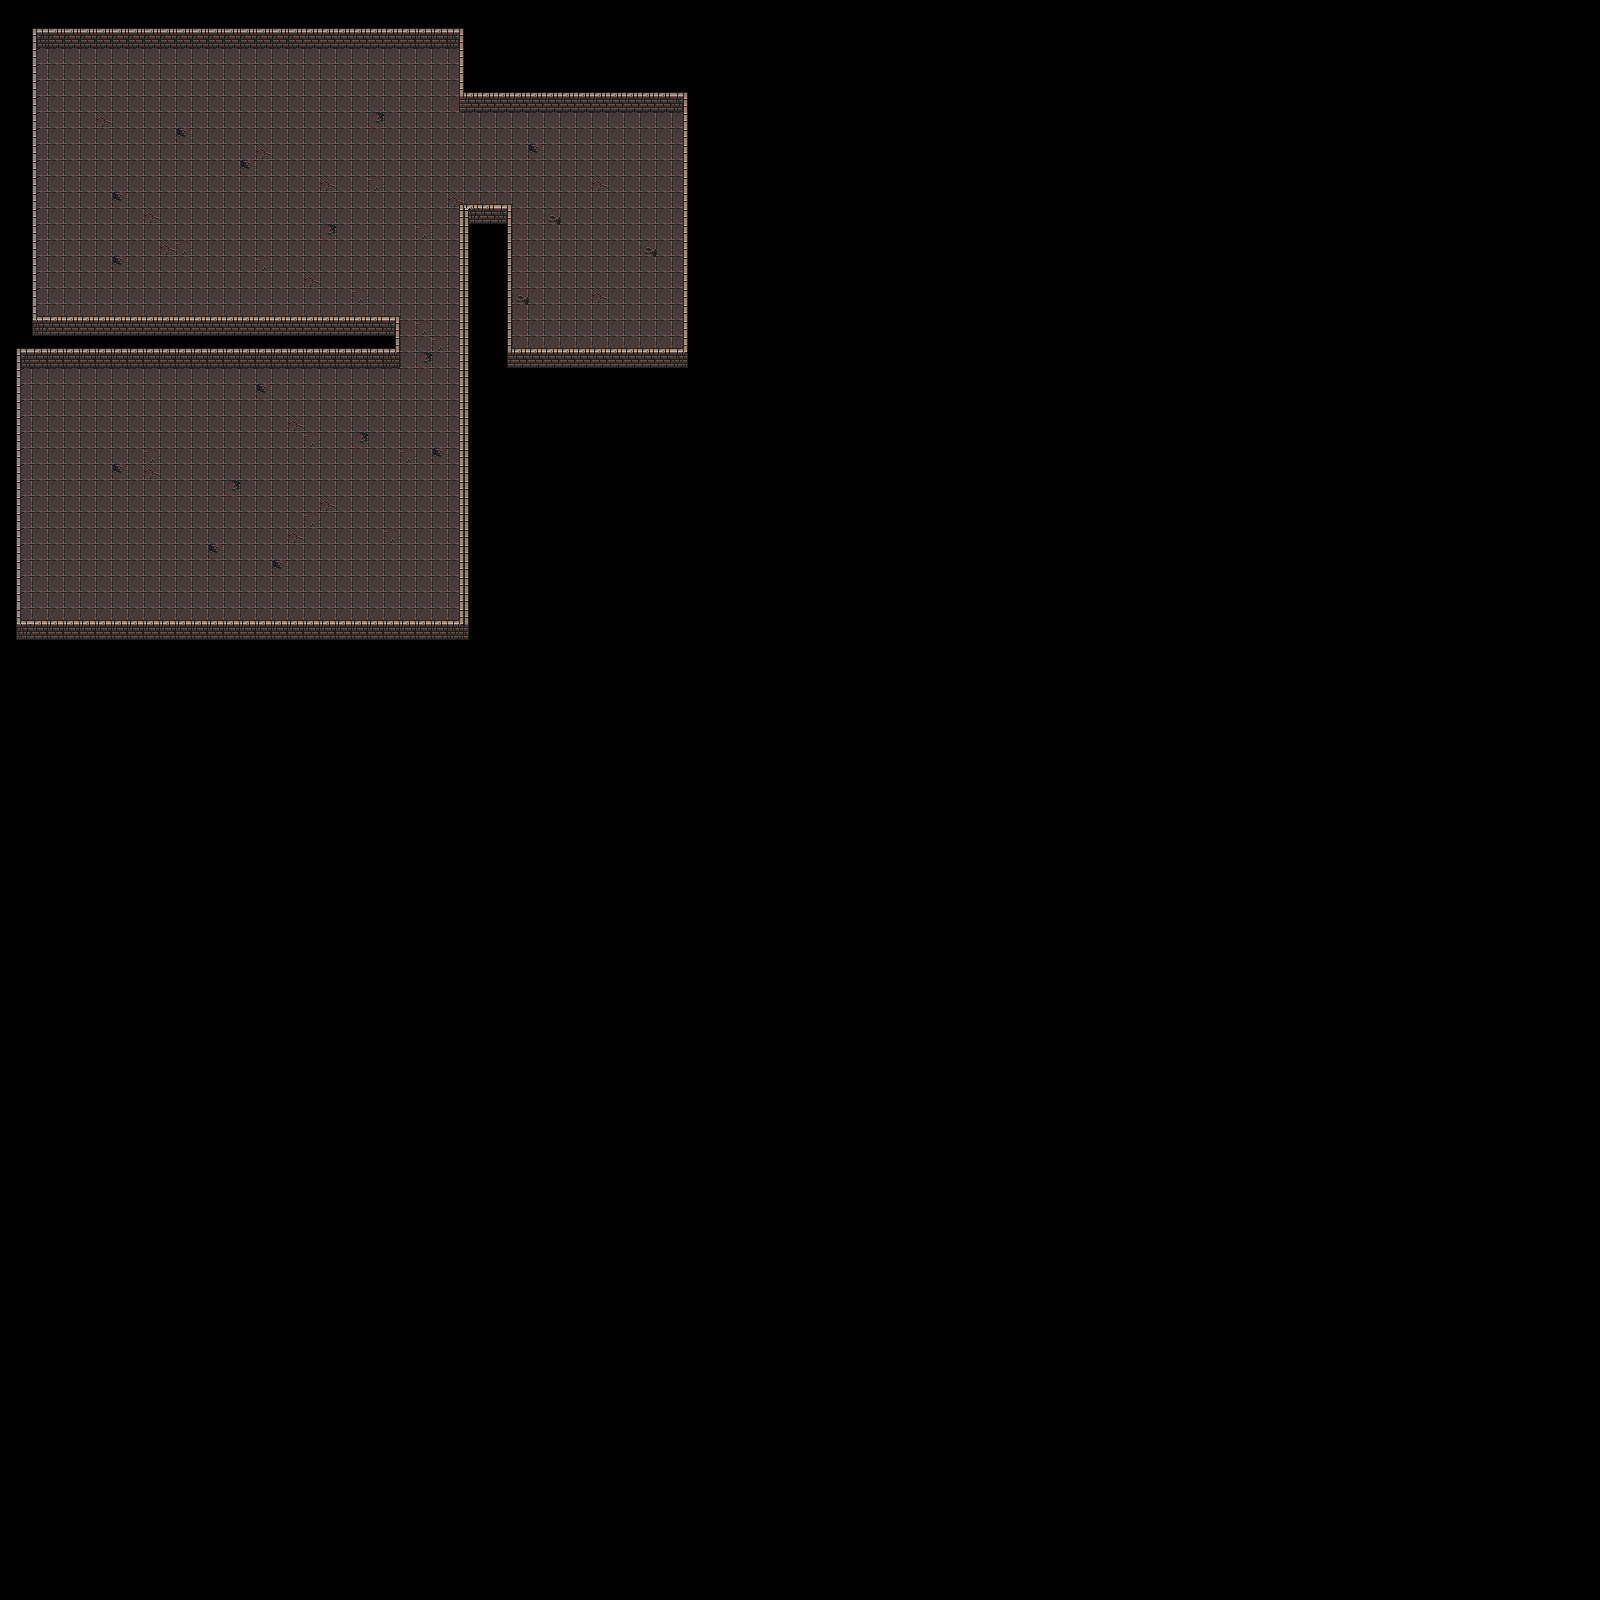

The image is a tile-based game level rendered from a .tmx file. Its description and source (layers, tilesets, objects; grid data summarised) follow:
An orthogonal 100x100 tile map with 16x16 px tiles, 2 tile layers (Ground, Walls) and 6 objects (lizard).

<map version="1.8" tiledversion="1.8.2" orientation="orthogonal" renderorder="right-down" width="100" height="100" tilewidth="16" tileheight="16" infinite="0" nextlayerid="6" nextobjectid="10">
 <editorsettings>
  <export target="../public/tiles/dungeon01.json" format="json" />
 </editorsettings>
 <tileset firstgid="1" name="dungeon" tilewidth="16" tileheight="16" tilecount="160" columns="10">
  <image source="../public/tiles/dungeon_tiles.png" width="160" height="256" />
  <tile id="0">
   <properties>
    <property name="collides" type="bool" value="false" />
   </properties>
  </tile>
  <tile id="1">
   <properties>
    <property name="collides" type="bool" value="false" />
   </properties>
  </tile>
  <tile id="2">
   <properties>
    <property name="collides" type="bool" value="false" />
   </properties>
  </tile>
  <tile id="3">
   <properties>
    <property name="collides" type="bool" value="false" />
   </properties>
  </tile>
  <tile id="4">
   <properties>
    <property name="collides" type="bool" value="false" />
   </properties>
  </tile>
  <tile id="5">
   <properties>
    <property name="collides" type="bool" value="false" />
   </properties>
  </tile>
  <tile id="6">
   <properties>
    <property name="collides" type="bool" value="false" />
   </properties>
  </tile>
  <tile id="7">
   <properties>
    <property name="collides" type="bool" value="false" />
   </properties>
  </tile>
  <tile id="10">
   <properties>
    <property name="collides" type="bool" value="true" />
   </properties>
  </tile>
  <tile id="11">
   <properties>
    <property name="collides" type="bool" value="true" />
   </properties>
  </tile>
  <tile id="12">
   <properties>
    <property name="collides" type="bool" value="true" />
   </properties>
  </tile>
  <tile id="13">
   <properties>
    <property name="collides" type="bool" value="false" />
   </properties>
  </tile>
  <tile id="14">
   <properties>
    <property name="collides" type="bool" value="false" />
   </properties>
  </tile>
  <tile id="15">
   <properties>
    <property name="collides" type="bool" value="false" />
   </properties>
  </tile>
  <tile id="16">
   <properties>
    <property name="collides" type="bool" value="false" />
   </properties>
  </tile>
  <tile id="17">
   <properties>
    <property name="collides" type="bool" value="false" />
   </properties>
  </tile>
  <tile id="20">
   <properties>
    <property name="collides" type="bool" value="false" />
   </properties>
  </tile>
  <tile id="21">
   <properties>
    <property name="collides" type="bool" value="false" />
   </properties>
  </tile>
  <tile id="22">
   <properties>
    <property name="collides" type="bool" value="false" />
   </properties>
  </tile>
  <tile id="23">
   <properties>
    <property name="collides" type="bool" value="false" />
   </properties>
  </tile>
  <tile id="24">
   <properties>
    <property name="collides" type="bool" value="false" />
   </properties>
  </tile>
  <tile id="25">
   <properties>
    <property name="collides" type="bool" value="false" />
   </properties>
  </tile>
  <tile id="26">
   <properties>
    <property name="collides" type="bool" value="false" />
   </properties>
  </tile>
  <tile id="27">
   <properties>
    <property name="collides" type="bool" value="false" />
   </properties>
  </tile>
  <tile id="30">
   <properties>
    <property name="collides" type="bool" value="false" />
   </properties>
  </tile>
  <tile id="31">
   <properties>
    <property name="collides" type="bool" value="false" />
   </properties>
  </tile>
  <tile id="32">
   <properties>
    <property name="collides" type="bool" value="false" />
   </properties>
  </tile>
  <tile id="33">
   <properties>
    <property name="collides" type="bool" value="false" />
   </properties>
  </tile>
  <tile id="34">
   <properties>
    <property name="collides" type="bool" value="false" />
   </properties>
  </tile>
  <tile id="35">
   <properties>
    <property name="collides" type="bool" value="false" />
   </properties>
  </tile>
  <tile id="36">
   <properties>
    <property name="collides" type="bool" value="false" />
   </properties>
  </tile>
  <tile id="37">
   <properties>
    <property name="collides" type="bool" value="false" />
   </properties>
  </tile>
  <tile id="40">
   <properties>
    <property name="collides" type="bool" value="false" />
   </properties>
  </tile>
  <tile id="41">
   <properties>
    <property name="collides" type="bool" value="false" />
   </properties>
  </tile>
  <tile id="42">
   <properties>
    <property name="collides" type="bool" value="false" />
   </properties>
  </tile>
  <tile id="43">
   <properties>
    <property name="collides" type="bool" value="false" />
   </properties>
  </tile>
  <tile id="44">
   <properties>
    <property name="collides" type="bool" value="false" />
   </properties>
  </tile>
  <tile id="45">
   <properties>
    <property name="collides" type="bool" value="false" />
   </properties>
  </tile>
  <tile id="46">
   <properties>
    <property name="collides" type="bool" value="false" />
   </properties>
  </tile>
  <tile id="47">
   <properties>
    <property name="collides" type="bool" value="false" />
   </properties>
  </tile>
  <tile id="50">
   <properties>
    <property name="collides" type="bool" value="false" />
   </properties>
  </tile>
  <tile id="51">
   <properties>
    <property name="collides" type="bool" value="false" />
   </properties>
  </tile>
  <tile id="52">
   <properties>
    <property name="collides" type="bool" value="false" />
   </properties>
  </tile>
  <tile id="53">
   <properties>
    <property name="collides" type="bool" value="false" />
   </properties>
  </tile>
  <tile id="54">
   <properties>
    <property name="collides" type="bool" value="false" />
   </properties>
  </tile>
  <tile id="55">
   <properties>
    <property name="collides" type="bool" value="false" />
   </properties>
  </tile>
  <tile id="56">
   <properties>
    <property name="collides" type="bool" value="false" />
   </properties>
  </tile>
  <tile id="57">
   <properties>
    <property name="collides" type="bool" value="false" />
   </properties>
  </tile>
  <tile id="60">
   <properties>
    <property name="collides" type="bool" value="false" />
   </properties>
  </tile>
  <tile id="61">
   <properties>
    <property name="collides" type="bool" value="false" />
   </properties>
  </tile>
  <tile id="62">
   <properties>
    <property name="collides" type="bool" value="false" />
   </properties>
  </tile>
  <tile id="63">
   <properties>
    <property name="collides" type="bool" value="false" />
   </properties>
  </tile>
  <tile id="64">
   <properties>
    <property name="collides" type="bool" value="true" />
   </properties>
  </tile>
  <tile id="65">
   <properties>
    <property name="collides" type="bool" value="true" />
   </properties>
  </tile>
  <tile id="66">
   <properties>
    <property name="collides" type="bool" value="true" />
   </properties>
  </tile>
  <tile id="67">
   <properties>
    <property name="collides" type="bool" value="true" />
   </properties>
  </tile>
  <tile id="70">
   <properties>
    <property name="collides" type="bool" value="false" />
   </properties>
  </tile>
  <tile id="71">
   <properties>
    <property name="collides" type="bool" value="false" />
   </properties>
  </tile>
  <tile id="72">
   <properties>
    <property name="collides" type="bool" value="false" />
   </properties>
  </tile>
  <tile id="73">
   <properties>
    <property name="collides" type="bool" value="true" />
   </properties>
  </tile>
  <tile id="74">
   <properties>
    <property name="collides" type="bool" value="true" />
   </properties>
  </tile>
  <tile id="75">
   <properties>
    <property name="collides" type="bool" value="true" />
   </properties>
  </tile>
  <tile id="76">
   <properties>
    <property name="collides" type="bool" value="true" />
   </properties>
  </tile>
  <tile id="77">
   <properties>
    <property name="collides" type="bool" value="true" />
   </properties>
  </tile>
  <tile id="80">
   <properties>
    <property name="collides" type="bool" value="false" />
   </properties>
  </tile>
  <tile id="81">
   <properties>
    <property name="collides" type="bool" value="false" />
   </properties>
  </tile>
  <tile id="82">
   <properties>
    <property name="collides" type="bool" value="true" />
   </properties>
  </tile>
  <tile id="83">
   <properties>
    <property name="collides" type="bool" value="true" />
   </properties>
  </tile>
  <tile id="84">
   <properties>
    <property name="collides" type="bool" value="true" />
   </properties>
  </tile>
  <tile id="85">
   <properties>
    <property name="collides" type="bool" value="true" />
   </properties>
  </tile>
  <tile id="86">
   <properties>
    <property name="collides" type="bool" value="true" />
   </properties>
  </tile>
  <tile id="87">
   <properties>
    <property name="collides" type="bool" value="true" />
   </properties>
  </tile>
  <tile id="90">
   <properties>
    <property name="collides" type="bool" value="false" />
   </properties>
  </tile>
  <tile id="91">
   <properties>
    <property name="collides" type="bool" value="true" />
   </properties>
  </tile>
  <tile id="92">
   <properties>
    <property name="collides" type="bool" value="true" />
   </properties>
  </tile>
  <tile id="93">
   <properties>
    <property name="collides" type="bool" value="true" />
   </properties>
  </tile>
  <tile id="94">
   <properties>
    <property name="collides" type="bool" value="true" />
   </properties>
  </tile>
  <tile id="95">
   <properties>
    <property name="collides" type="bool" value="true" />
   </properties>
  </tile>
  <tile id="96">
   <properties>
    <property name="collides" type="bool" value="true" />
   </properties>
  </tile>
  <tile id="97">
   <properties>
    <property name="collides" type="bool" value="false" />
   </properties>
  </tile>
  <tile id="100">
   <properties>
    <property name="collides" type="bool" value="false" />
   </properties>
  </tile>
  <tile id="101">
   <properties>
    <property name="collides" type="bool" value="false" />
   </properties>
  </tile>
  <tile id="102">
   <properties>
    <property name="collides" type="bool" value="false" />
   </properties>
  </tile>
  <tile id="103">
   <properties>
    <property name="collides" type="bool" value="false" />
   </properties>
  </tile>
  <tile id="104">
   <properties>
    <property name="collides" type="bool" value="false" />
   </properties>
  </tile>
  <tile id="105">
   <properties>
    <property name="collides" type="bool" value="false" />
   </properties>
  </tile>
  <tile id="106">
   <properties>
    <property name="collides" type="bool" value="false" />
   </properties>
  </tile>
  <tile id="107">
   <properties>
    <property name="collides" type="bool" value="false" />
   </properties>
  </tile>
  <tile id="110">
   <properties>
    <property name="collides" type="bool" value="false" />
   </properties>
  </tile>
  <tile id="111">
   <properties>
    <property name="collides" type="bool" value="false" />
   </properties>
  </tile>
  <tile id="112">
   <properties>
    <property name="collides" type="bool" value="false" />
   </properties>
  </tile>
  <tile id="113">
   <properties>
    <property name="collides" type="bool" value="false" />
   </properties>
  </tile>
  <tile id="114">
   <properties>
    <property name="collides" type="bool" value="false" />
   </properties>
  </tile>
  <tile id="115">
   <properties>
    <property name="collides" type="bool" value="false" />
   </properties>
  </tile>
  <tile id="116">
   <properties>
    <property name="collides" type="bool" value="false" />
   </properties>
  </tile>
  <tile id="117">
   <properties>
    <property name="collides" type="bool" value="false" />
   </properties>
  </tile>
  <tile id="120">
   <properties>
    <property name="collides" type="bool" value="false" />
   </properties>
  </tile>
  <tile id="121">
   <properties>
    <property name="collides" type="bool" value="false" />
   </properties>
  </tile>
  <tile id="122">
   <properties>
    <property name="collides" type="bool" value="false" />
   </properties>
  </tile>
  <tile id="123">
   <properties>
    <property name="collides" type="bool" value="false" />
   </properties>
  </tile>
  <tile id="124">
   <properties>
    <property name="collides" type="bool" value="false" />
   </properties>
  </tile>
  <tile id="125">
   <properties>
    <property name="collides" type="bool" value="false" />
   </properties>
  </tile>
  <tile id="126">
   <properties>
    <property name="collides" type="bool" value="false" />
   </properties>
  </tile>
  <tile id="127">
   <properties>
    <property name="collides" type="bool" value="false" />
   </properties>
  </tile>
  <tile id="130">
   <properties>
    <property name="collides" type="bool" value="false" />
   </properties>
  </tile>
  <tile id="131">
   <properties>
    <property name="collides" type="bool" value="false" />
   </properties>
  </tile>
  <tile id="132">
   <properties>
    <property name="collides" type="bool" value="false" />
   </properties>
  </tile>
  <tile id="133">
   <properties>
    <property name="collides" type="bool" value="false" />
   </properties>
  </tile>
  <tile id="134">
   <properties>
    <property name="collides" type="bool" value="false" />
   </properties>
  </tile>
  <tile id="135">
   <properties>
    <property name="collides" type="bool" value="false" />
   </properties>
  </tile>
  <tile id="136">
   <properties>
    <property name="collides" type="bool" value="false" />
   </properties>
  </tile>
  <tile id="137">
   <properties>
    <property name="collides" type="bool" value="false" />
   </properties>
  </tile>
  <tile id="140">
   <properties>
    <property name="collides" type="bool" value="false" />
   </properties>
  </tile>
  <tile id="141">
   <properties>
    <property name="collides" type="bool" value="false" />
   </properties>
  </tile>
  <tile id="142">
   <properties>
    <property name="collides" type="bool" value="false" />
   </properties>
  </tile>
  <tile id="143">
   <properties>
    <property name="collides" type="bool" value="false" />
   </properties>
  </tile>
  <tile id="144">
   <properties>
    <property name="collides" type="bool" value="false" />
   </properties>
  </tile>
  <tile id="145">
   <properties>
    <property name="collides" type="bool" value="false" />
   </properties>
  </tile>
 </tileset>
 <layer id="2" name="Ground" width="100" height="100">
  <data>[10000 cells, 1102 non-empty, 6 distinct tile ids]</data>
 </layer>
 <objectgroup id="3" name="Chests">
  <object id="4" gid="59" x="288" y="79" width="16" height="16" />
  <object id="5" gid="59" x="528" y="320" width="16" height="16" />
  <object id="6" gid="59" x="320" y="416" width="16" height="16" />
 </objectgroup>
 <layer id="1" name="Walls" width="100" height="100" opacity="0.9">
  <data>[10000 cells, 370 non-empty, 20 distinct tile ids]</data>
 </layer>
 <objectgroup id="5" name="Lizards">
  <object id="7" gid="79" x="590.667" y="285.333" width="16" height="16" />
  <object id="8" gid="79" x="368" y="495.333" width="16" height="16" />
  <object id="9" type="lizard" gid="79" x="383.333" y="303.333" width="16" height="16" />
 </objectgroup>
</map>
